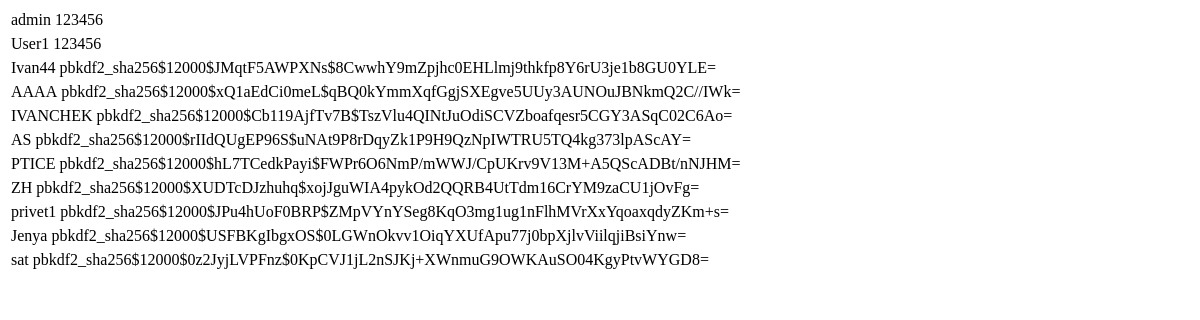
The page /users/users_list on the database as committed earlier.
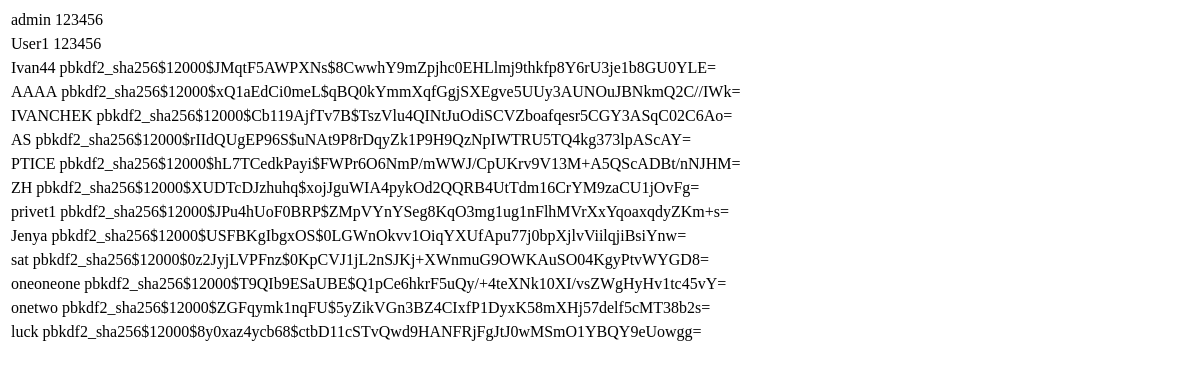
The same page on the database as committed later.
### users/models.py (models this page shows, shortened)
class User(AbstractBaseUser, PermissionsMixin):
    user_name = models.CharField(max_length=30, unique=True)
    USERNAME_FIELD = 'user_name'
    objects = MyUserManager()
    is_active = models.BooleanField(default=True)
    is_admin = models.BooleanField(default=False)

### users/views.py (the view)
def users_list(request):
    users_list = User.objects.all()
    return render(request, 'users/users_list.html', {'users_list': users_list})

### users/templates/users/users_list.html
{% for user in users_list %}
        <table>
        <tr>
            <td>{{user.user_name}}</td>
            <td>{{user.password}}</td>
         </tr>
         </table>
{% endfor %}

Rows that differ between the two databases and show on the page:
added User: user_name "oneoneone", password "pbkdf2_sha256$12000$T9QIb9ESaUBE$Q1pCe6hkrF5uQy/+4teXNk10XI/vsZWgHyHv1tc45vY="
added User: user_name "onetwo", password "pbkdf2_sha256$12000$ZGFqymk1nqFU$5yZikVGn3BZ4CIxfP1DyxK58mXHj57delf5cMT38b2s="
added User: user_name "luck", password "pbkdf2_sha256$12000$8y0xaz4ycb68$ctbD11cSTvQwd9HANFRjFgJtJ0wMSmO1YBQY9eUowgg="
